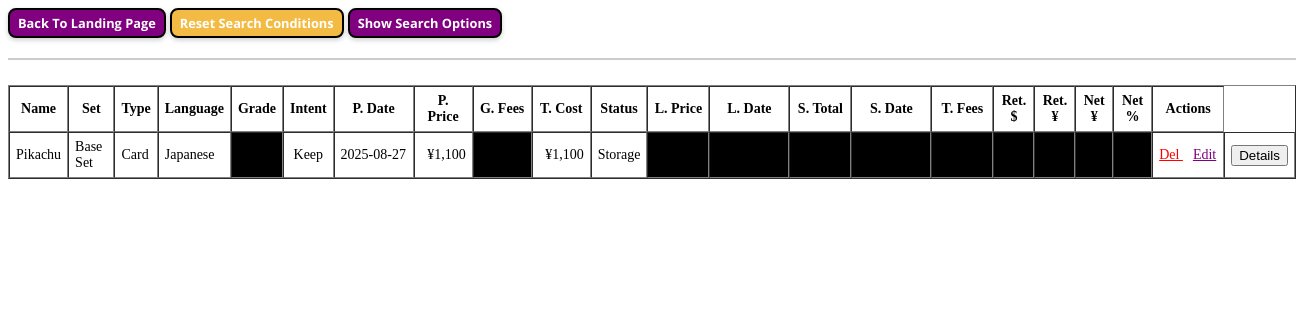
Before: /view with the older database file.
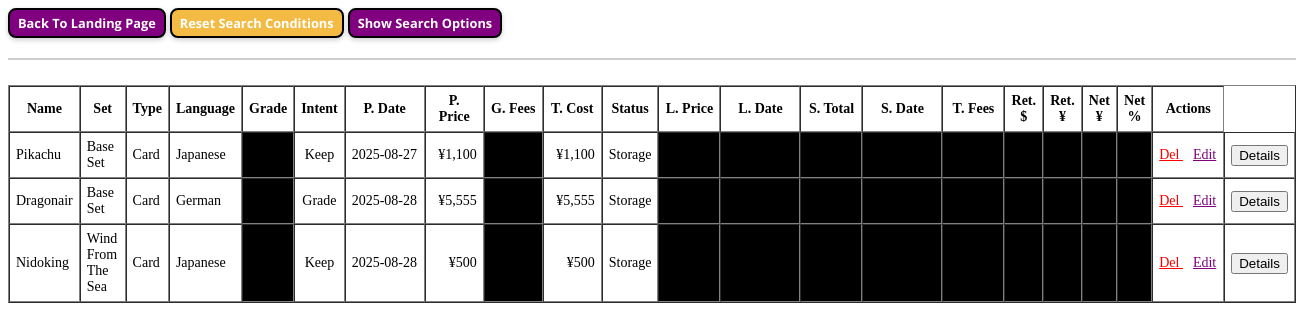
After: the same page with the newer database file.
### src/models.py (models this page shows, shortened)
class Item(Base):
    __tablename__ = 'items'
    id: Mapped[int] = mapped_column(primary_key=True)
    name: Mapped[str] = mapped_column(String)
    set_name: Mapped[str] = mapped_column(String)
    category: Mapped[int] = mapped_column(Integer)
    language: Mapped[int] = mapped_column(Integer)
    qualifiers: Mapped[list[Qualifier]] = mapped_column(EnumList(Qualifier))
    details: Mapped[str | None] = mapped_column(String, nullable=True)
    purchase_date: Mapped[date] = mapped_column(Date)
    purchase_price: Mapped[int] = mapped_column(Integer)
    status: Mapped[int] = mapped_column(Integer)
    intent: Mapped[int] = mapped_column(Integer)
    import_fee: Mapped[int] = mapped_column(Integer)
    grading_company: Mapped[int] = mapped_column(Integer)
    purchase_cert: NullableInt = NullableIntColumn()
    purchase_grade: NullableFloat = NullableFloatColumn()
    list_price: NullableFloat = NullableFloatColumn()
    list_type: Mapped[int] = mapped_column(Integer)
    list_date: NullableDate = NullableDateColumn()
    sale_total: NullableFloat = NullableFloatColumn()
    sale_date: NullableDate = NullableDateColumn()
    shipping: NullableFloat = NullableFloatColumn()
    sale_fee: NullableFloat = NullableFloatColumn()
    usd_to_jpy_rate: NullableFloat = NullableFloatColumn()
    group_discount: Mapped[bool] = mapped_column(Boolean)
    object_variant: Mapped[int] = mapped_column(Integer)
    audit_target: Mapped[bool] = mapped_column(Boolean)
    submissions: Mapped[list['ItemSubmission']] = relationship(
        back_populates='original_item',
        cascade='all, delete-orphan'
    )
    @hybrid_property
    def total_grading_fees(self) -> int:
        return sum(sub.grading_fee for sub in self.submissions if sub.grading_fee is not None)
    @hybrid_property
    def total_cost(self) -> int:
        return self.purchase_price + self.total_grading_fees + self.import_fee
    @hybrid_property
    def grade(self) -> int | None:
        '''
        If a submission exists then take the newest grade from there (unless cracked), otherwise
        check if a purchase_grade exists (meaning the card was bought already graded)
        '''
        latest_submission = max(
            self.submissions,
            key=lambda s: s.submission_number,
            default=None
        )
        if latest_submission is not None and not latest_submission.is_cracked:
            return latest_submission.grade
        else:
            return self.purchase_grade
    @hybrid_property
    def cert(self) -> int | None:
        '''
        If a submission exists then take the newest cert from there (unless cracked), otherwise
        check if a purchase_cert exists (meaning the card was bought already graded)
        '''
        latest_submission = max(
            self.submissions,
            key=lambda s: s.submission_number,
            default=None
        )
        if latest_submission is not None and not latest_submission.is_cracked:
            return latest_submission.cert
        else:
            return self.purchase_cert
    @hybrid_property
    def total_fees(self) -> float | None:
        if self.shipping is None or self.sale_fee is None:
            return None
        else:
            return round(self.shipping + self.sale_fee, 2)
    @hybrid_property
    def return_usd(self) -> float | None:
        if self.sale_total is None or self.total_fees is None:
            return None
        else:
            return round(self.sale_total - self.total_fees, 2)
    @hybrid_property
    def return_jpy(self) -> int | None:
        if self.return_usd is None or self.usd_to_jpy_rate is None:
            return None
        else:
            return round(self.return_usd * self.usd_to_jpy_rate)
    @hybrid_property
    def net_jpy(self) -> int | None:
        if self.return_jpy is None:
            return None
        else:
            return round(self.return_jpy - self.total_cost)
    @hybrid_property
    def net_percent(self) -> float | None:
        if self.net_jpy is None:
            return None
        elif self.total_cost == 0:
            return 0.
        else:
            return round(100 * self.net_jpy / self.total_cost, 2)

### src/routers.py (the view)
@router.get('/view', response_class=HTMLResponse)
def view_items(
        request: Request,
        db: Session = Depends(get_db),
        search_form: ItemSearchForm = Depends(ItemSearchForm.as_query),
        show_limit: int = 20,
) -> Response:
    search_data = search_form.to_item_search()
    search_values = {
        k: v for k, v in search_data.model_dump(exclude_none=True).items()
        if not (isinstance(v, list) and not v)
    }
    if not search_values:
        items = get_newest_items(db, skip=0, limit=show_limit)
    else:
        items = search_for_items(db, search_data)
        items = items[:show_limit]
    display_items = [item.to_display() for item in items]
    submission_options = get_all_submission_values(db)
    return templates.TemplateResponse(
        'view.html',
        {
            'request': request,
            'items': display_items,
            'form_data': search_form,
            'qualifier_enum': Qualifier,
            'category_enum': Category,
            'language_enum': Language,
            'status_enum': Status,
            'intent_enum': Intent,
            'grading_company_enum': GradingCompany,
            'list_type_enum': ListingType,
            'object_variant_enum': ObjectVariant,
            'submission_options': submission_options,
        },
    )

### templates/view.html (shortened to what this page needs)
<!DOCTYPE html>
<html>
<head>
  <link href="/static/css/styles.css" rel="stylesheet">
</head>
<body>
<a href="/" class="btn btn-purple btn-small margin-bottom-20 inline">Back To Landing Page</a>
<a href="/view" class="btn btn-orange btn-small margin-bottom-20 inline">Reset Search Conditions</a>
<button type="button" id="toggle-search" class="btn btn-purple btn-small margin-bottom-20 inline">
  Show Search Options
</button>
<div id="search-section">
  <form method="get" action="/view">
    <div class="label-container">
      <div class="label-block general">
      </div>
    </div>
  </form>
</div>
<div style="margin-top: 25px; font-size: 14px;">
  <table border="1" cellpadding="6" cellspacing="0">
    <thead>
      <tr>
        <th>Name</th>
        <th>Set</th>
        <th>Type</th>
        <th>Language</th>
        <th>Grade</th>
        <th>Intent</th>
        <th style="min-width: 66px;">P. Date</th>
        <th style="min-width: 45px;">P. Price</th>
        <th style="min-width: 45px;">G. Fees</th>
        <th style="min-width: 45px;">T. Cost</th>
        <th>Status</th>
        <th style="min-width: 48px;">L. Price</th>
        <th style="min-width: 66px;">L. Date</th>
        <th style="min-width: 48px;">S. Total</th>
        <th style="min-width: 66px;">S. Date</th>
        <th style="min-width: 48px;">T. Fees</th>
        <th>Ret. $</th>
        <th>Ret. ¥</th>
        <th>Net ¥</th>
        <th>Net %</th>
        <th style="min-width: 58px;">Actions</th>
      </tr>
    </thead>
    <tbody>
      {% for item in items %}
        <tr>
          <td>{{ item.name }}</td>
          <td>{{ item.set_name }}</td>
          <td>{{ item.category }}</td>
          <td>{{ item.language }}</td>
          <td class=" centre-aligned {{ 'faint' if item.grade == None else '' }}">
          </td>
          <td class="centre-aligned">{{ item.intent }}</td>
          <td>{{ item.purchase_date }}</td>
          <td class="right-aligned">{{ ('¥' ~ '{:,.0f}'.format(item.purchase_price)) }}</td>
          <td class="right-aligned {{ 'faint' if item.total_grading_fees == 0 else '' }}">
          </td>
          <td class="right-aligned {{ 'faint' if item.total_cost == 0 else '' }}">
            {{ '' if item.total_cost is none else '¥' ~ '{:,.0f}'.format(item.total_cost) }}
          </td>
          <td class="centre-aligned">{{ item.status }}</td>
          <td class="right-aligned {{ 'faint' if item.list_price == None else '' }}">
          </td>
          <td class="{{ 'faint' if item.list_date == None else '' }}">
          </td>
          <td class="right-aligned {{ 'faint' if item.sale_total == None else '' }}">
          </td>
          <td class="{{ 'faint' if item.sale_date == None else '' }}">
          </td>
          <td class="right-aligned {{ 'faint' if item.total_fees == None else '' }}">
          </td>
          <td class="right-aligned {{ 'faint' if item.return_usd == None else '' }}">
          </td>
          <td class="right-aligned {{ 'faint' if item.return_jpy == None else '' }}">
          </td>
          <td class="right-aligned {{ 'faint' if item.net_jpy == None else '' }}">
          </td>
          <td class="right-aligned {{ 'faint' if item.net_percent == None else '' }}">
          </td>
          <td>
            <a href="/delete/{{ item.id }}" onclick="return confirm('Are you sure you want to delete this item?')" style="color: red; margin-right: 10px;">
              Del
            </a>
            <a href="/edit/{{ item.id }}" style="color: purple;">
              Edit
            </a>
          </td>
          <td>
            <button onclick="toggleDetails('{{ item.id }}')">Details</button>
          </td>
        </tr>
      {% endfor %}
    </tbody>
  </table>
</div>
</body>
</html>

### static/css/styles.css (style rules this page uses)
.btn { display: inline-flex; border: 2px solid black; border-radius: 8px; color: white; font-weight: bold; font-family: 'Open Sans', sans-serif; cursor: pointer; padding: 0.5rem 1rem; transition: background-color 0.3s ease; text-align: center; text-decoration: none; user-select: none; box-shadow: 0 2px 5px rgba(0,0,0,0.2); }
.btn-purple { background-color: #800080; }
.btn-orange { background-color: #F4BB44; }
.btn-small { font-size: 0.8rem; padding: 0.25rem 0.5rem; }
.margin-bottom-20 { margin-bottom: 20px; }
.inline { display: inline-block; }
.faint { background-color: black; }
.right-aligned { text-align: right; }
.centre-aligned { text-align: center; }
.label-container { display: flex; flex-direction: column; gap: 0.5rem; margin-bottom: 1rem; }
.label-block { border: 1px solid #ccc; padding: 0.5rem; border-radius: 8px; background-color: #fafafa; display: flex; flex-direction: column; justify-content: flex-start; align-items: stretch; }
.label-block.general { background-color: #d0f0f0; }
#search-section { max-height: 0; overflow: hidden; transition: max-height 0.3s ease; padding: 0 1rem; border: 1px solid #ccc; background-color: #f9f9f9; margin-bottom: 1rem; }

Changed rows visible on the page:
added Item: name "Dragonair", set_name "Base Set", category "Card", language "German", intent "Grade", purchase_date "2025-08-28", purchase_price "¥5,555", total_cost "¥5,555", status "Storage"
added Item: name "Nidoking", set_name "Wind From The Sea", category "Card", language "Japanese", intent "Keep", purchase_date "2025-08-28", purchase_price "¥500", total_cost "¥500", status "Storage"
